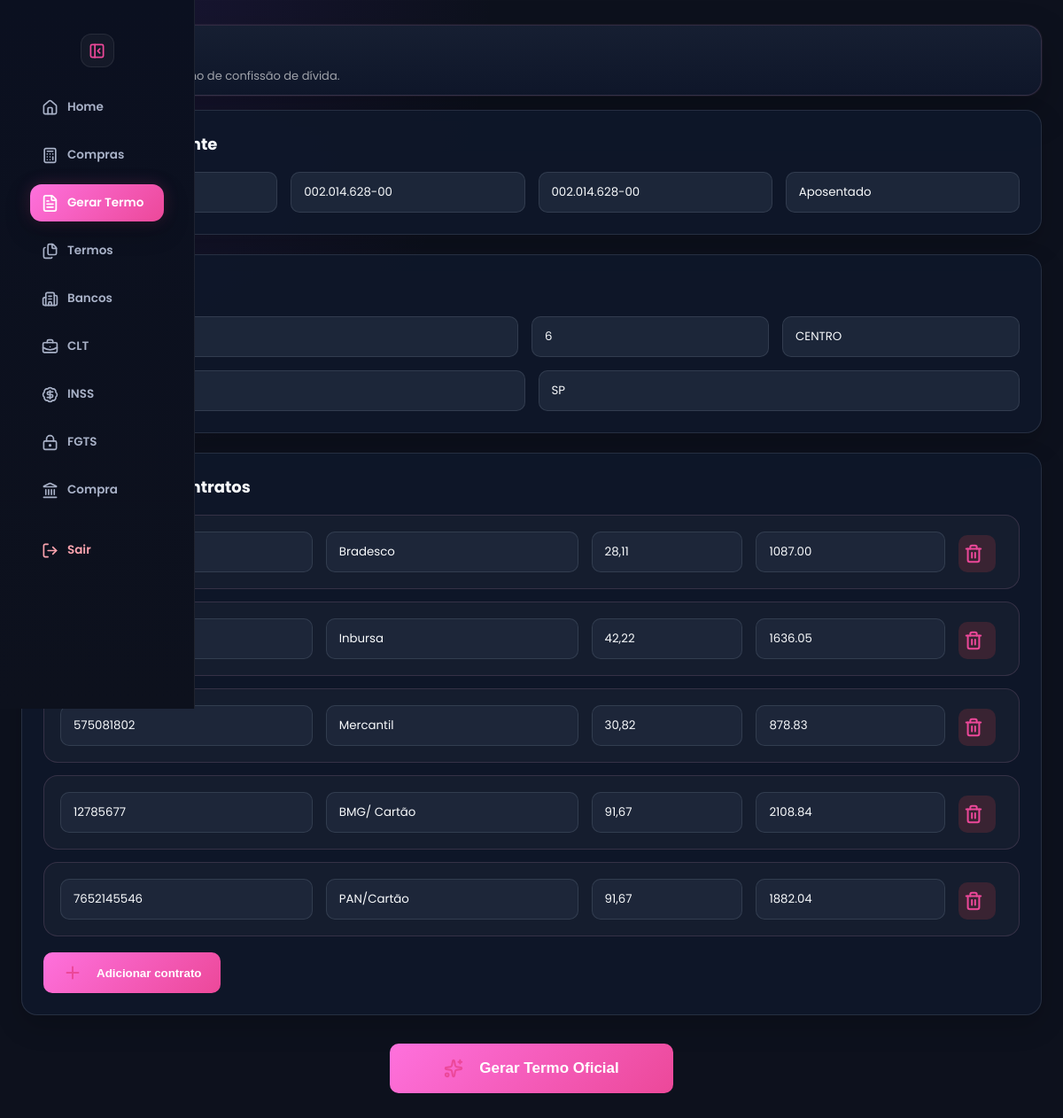
/termos?compra_id=32, run on the app's committed database.
### tables this page shows
CREATE TABLE clientes_compra (
            id INTEGER PRIMARY KEY AUTOINCREMENT,
            usuario_id INTEGER,
            usuario_nome TEXT,

            nome TEXT NOT NULL,
            cpf TEXT,
            telefone TEXT,

            parcela_nova REAL DEFAULT 0,
            coeficiente REAL DEFAULT 0,
            valor_liberado REAL DEFAULT 0,

            status TEXT DEFAULT 'EM ANDAMENTO',
            data_criacao DATETIME DEFAULT CURRENT_TIMESTAMP
        , rg TEXT, profissao TEXT, endereco TEXT, numero TEXT, bairro_complemento TEXT, cidade TEXT DEFAULT 'Paraguaçu Paulista', estado TEXT DEFAULT 'SP');

CREATE TABLE clientes_compra_dividas (
            id INTEGER PRIMARY KEY AUTOINCREMENT,
            cliente_id INTEGER NOT NULL,

            banco TEXT,
            contrato TEXT,
            data_contratacao TEXT,

            parcela REAL DEFAULT 0,
            saldo REAL DEFAULT 0,

            status_boleto TEXT DEFAULT 'AGUARDANDO',
            observacao TEXT,

            data_criacao DATETIME DEFAULT CURRENT_TIMESTAMP,

            FOREIGN KEY (cliente_id)
            REFERENCES clientes_compra(id)
        );

### app.py (the view, shortened to what this page needs)
@app.route("/termos", methods=["GET", "POST"])
def termos():
    compra_id = request.args.get("compra_id")
    dados_compra = None
    contratos_compra = []
    if compra_id:
        conn = conectar()
        cursor = conn.cursor()
        cursor.execute("""
            SELECT *
            FROM clientes_compra
            WHERE id = ?
        """, (compra_id,))
        dados_compra = cursor.fetchone()
        cursor.execute("""
            SELECT *
            FROM clientes_compra_dividas
            WHERE cliente_id = ?
            ORDER BY id
        """, (compra_id,))
        contratos_compra = cursor.fetchall()
        conn.close()
    return render_template(
        "termos.html",
        texto_termo=None,
        tipo=session.get("tipo"),
        dados_compra=dados_compra,
        contratos_compra=contratos_compra
    )

### app.py (called while the page is built, shortened)
def tema_usuario():
    if "usuario_id" not in session:
        return "rose"

@app.context_processor
def variaveis_globais():
    return {
        "tema": tema_usuario()
    }

def conectar():
    conn = sqlite3.connect("banco.db")
    conn.row_factory = sqlite3.Row
    return conn

### templates/termos.html (shortened to what this page needs)
<!DOCTYPE html>
<html lang="pt-br" data-theme="{{ tema }}">
<head>
    <link rel="stylesheet" href="{{ url_for('static', filename='design.css') }}">
    <link rel="stylesheet" href="{{ url_for('static', filename='style.css') }}">
</head>
<body>
   <div class="sidebar" id="sidebar">
    <button class="toggle-btn sidebar-toggle" onclick="toggleSidebar()" title="Recolher menu">
    </button>
<a href="/home" class=>
    <i data-lucide="home"></i>
    <span class="text">Home</span>
</a>
<a href="/compra-divida/clientes">
    <i data-lucide="calculator"></i>
    <span class="text">Compras</span>
</a>
<a href="/termos"class="active">
    <i data-lucide="file-text"></i>
    <span class="text">Gerar Termo</span>
</a>
<a href="/termos/historico">
    <i data-lucide="files"></i>
    <span class="text">Termos</span>
</a>
<a href="/bancos">
    <i data-lucide="building-2"></i>
    <span class="text">Bancos</span>
</a>
<a href="/clt">
    <i data-lucide="briefcase-business"></i>
    <span class="text">CLT</span>
</a>
<a href="/inss">
    <i data-lucide="badge-dollar-sign"></i>
    <span class="text">INSS</span>
</a>
<a href="/fgts">
    <i data-lucide="lock-keyhole"></i>
    <span class="text">FGTS</span>
</a>
<a href="/compra-divida">
    <i data-lucide="landmark"></i>
    <span class="text">Compra</span>
</a>
<a href="/logout">
    <i data-lucide="log-out"></i>
    <span class="text">Sair</span>
</a>
</div>
 <div class="page">
    <div class="topo termo-topo">
        <div>
            <h1>
                <i data-lucide="file-text"></i>
            </h1>
            <span>Crie rapidamente um termo de confissão de dívida.</span>
        </div>
    </div>
    <form method="POST" action="/termos" class="termo-form">
        <div class="termo-card">
            <h2>
                <i data-lucide="user"></i>
                Dados do Cliente
            </h2>
            <div class="termo-grid termo-grid-cliente">
                <input
                    name="cliente"
                    value="{{ dados_compra['nome'] if dados_compra else '' }}"
                    placeholder="Cliente">
                <input
                    id="cpf"
                    name="cpf"
                    value="{{ dados_compra['cpf'] if dados_compra else '' }}"
                    placeholder="CPF">
                <input
                    name="rg"
                    value="{{ dados_compra['rg'] if dados_compra else '' }}"
                    placeholder="RG do Cliente">
                <input
                    name="profissao"
                    value="{{ dados_compra['profissao'] if dados_compra else '' }}"
                    placeholder="Profissão">
            </div>
        </div>
        <div class="termo-card">
            <h2>
                <i data-lucide="map-pin"></i>
                Endereço
            </h2>
            <div class="termo-grid termo-grid-endereco">
                <input
                    name="endereco"
                    value="{{ dados_compra['endereco'] if dados_compra else '' }}"
                    placeholder="Endereço / Logradouro">
                <input
                    name="numero"
                    value="{{ dados_compra['numero'] if dados_compra else '' }}"
                    placeholder="Número">
               <input
                    name="complemento"
                    value="{{ dados_compra['bairro_complemento'] if dados_compra else '' }}"
                    placeholder="Bairro / Complemento">
            </div>
            <div class="termo-grid termo-grid-cidade">
                <input
                    name="cidade"
                    value="{{ dados_compra['cidade'] if dados_compra else 'Paraguaçu Paulista' }}"
                    placeholder="Cidade">
                <input
                    name="estado"
                    value="{{ dados_compra['estado'] if dados_compra else 'SP' }}"
                    placeholder="Estado (UF)">
            </div>
        </div>
        <div class="termo-card">
            <h2>
                <i data-lucide="files"></i>
                Dados dos Contratos
            </h2>
<div id="container-contratos">
    {% if contratos_compra %}
        {% for d in contratos_compra %}
        <div class="linha-contrato">
            <input
                name="contrato[]"
                value="{{ d['contrato'] or '' }}"
                placeholder="Número do Contrato"
                required>
            <input
                name="banco[]"
                value="{{ d['banco'] or '' }}"
                placeholder="Nome do Banco / Cartão"
                required>
            <input
                name="parcela[]"
                value="{{ ('%.2f'|format(d['parcela'] or 0)).replace('.', ',') }}"
                placeholder="Parcela Ex: 31,40"
                required>
            <input
                name="saldo[]"
                class="saldo-input"
                value="{{ '%.2f'|format(d['saldo'] or 0) }}"
                placeholder="Valor / Saldo Ex: 890,14"
                required>
            <button type="button"
                onclick="removerContrato(this)"
                class="btn-remover-contrato"
                title="Remover contrato">
                <i data-lucide="trash-2"></i>
            </button>
        </div>
        {% endfor %}
    {% endif %}
</div>
  <button type="button"
        onclick="adicionarContrato()"
        class="btn-adicionar-contrato">
        <i data-lucide="plus"></i>
        Adicionar contrato
    </button>
</div>
 <div class="termo-gerar-card">
    <button type="submit" class="btn-gerar-termo">
        <i data-lucide="sparkles"></i>
        Gerar Termo Oficial
    </button>
</div>
</form>
</div>
</body>
</html>

### data on the page
clientes_compra: cliente "Arnaldo de Souza", cpf "002.014.628-00", rg "002.014.628-00", profissao "Aposentado", endereco "MANOEL LOPES PEREIRA", numero "6", complemento "CENTRO", cidade "Quata", estado "SP"
clientes_compra_dividas: contrato "0123520731271", banco "Bradesco", parcela "28,11", saldo "1087.00"
clientes_compra_dividas: contrato "202408130804195", banco "Inbursa", parcela "42,22", saldo "1636.05"
clientes_compra_dividas: contrato "575081802", banco "Mercantil", parcela "30,82", saldo "878.83"
clientes_compra_dividas: contrato "12785677", banco "BMG/ Cartão", parcela "91,67", saldo "2108.84"
clientes_compra_dividas: contrato "7652145546", banco "PAN/Cartão", parcela "91,67", saldo "1882.04"
